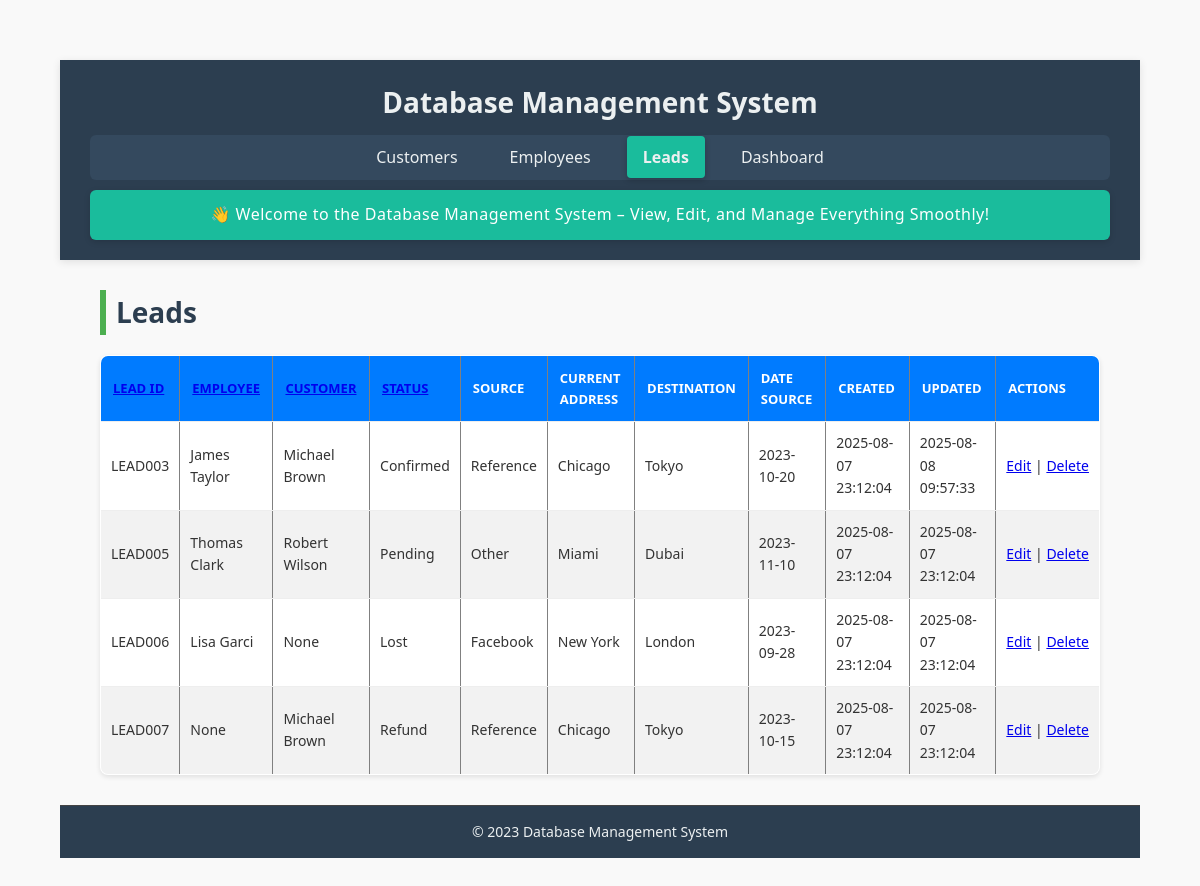
Before: /leads with the older database file.
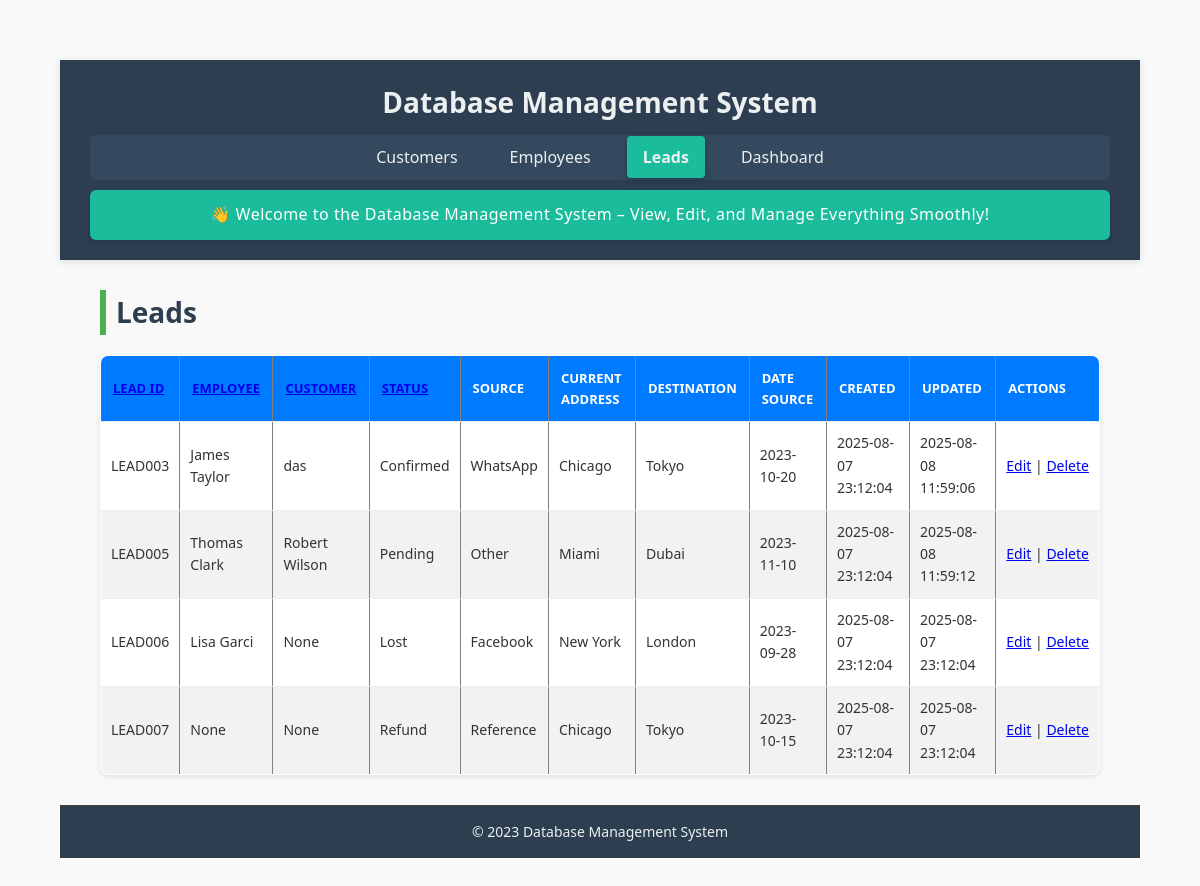
After: the same page with the newer database file.
### tables this page shows
CREATE TABLE leads (
    employeeLeadId TEXT PRIMARY KEY,
    employeeId TEXT NOT NULL,
    employeeName TEXT NOT NULL,
    employeeContactNo TEXT NOT NULL,
    customerName TEXT NOT NULL,
    customerId TEXT NOT NULL,
    customerContactNo TEXT NOT NULL,
    currentAddress TEXT NOT NULL,
    desiredDestination TEXT NOT NULL,
    status TEXT NOT NULL CHECK (status IN ('Pending', 'Contacted', 'Lost', 'Willing', 'Paid', 'Refund', 'Confirmed')),
    source TEXT NOT NULL CHECK (source IN ('Facebook', 'WhatsApp', 'Reference', 'TikTok', 'Other')),
    dateSource TEXT,
    createdAt TEXT DEFAULT CURRENT_TIMESTAMP,
    updatedAt TEXT DEFAULT CURRENT_TIMESTAMP,
    FOREIGN KEY (employeeId) REFERENCES employees(empId),
    FOREIGN KEY (customerId) REFERENCES customers(customerId)
);

CREATE TABLE customers (
    customerId TEXT PRIMARY KEY,
    customerName TEXT NOT NULL,
    phone TEXT NOT NULL,
    source TEXT NOT NULL,
    currentLocation TEXT NOT NULL,
    desiredDestination TEXT NOT NULL,
    dateOfArrival TEXT,
    createdAt TEXT DEFAULT CURRENT_TIMESTAMP,
    updatedAt TEXT DEFAULT CURRENT_TIMESTAMP
);

CREATE TABLE employees (
    empId TEXT PRIMARY KEY,
    empName TEXT NOT NULL,
    phoneNo TEXT,
    targetAmount REAL NOT NULL CHECK (targetAmount >= 0),
    achievedAmount REAL NOT NULL CHECK (achievedAmount >= 0),
    createdAt TEXT DEFAULT CURRENT_TIMESTAMP,
    updatedAt TEXT DEFAULT CURRENT_TIMESTAMP
);

### app.py (the view)
@app.route('/leads', methods=['GET'])
def leads():
    filters = {
        "employeeId": request.args.get('employeeId'),
        "customerId": request.args.get('customerId'),
        "status": request.args.get('status'),
        "source": request.args.get('source')
    }
    sort_by = request.args.get('sort_by', 'employeeLeadId')
    sort_order = request.args.get('sort_order', 'asc')
    query = '''
        SELECT leads.*,
               customers.customerName AS cust_name,
               employees.empName AS emp_name
        FROM leads
        LEFT JOIN customers ON leads.customerId = customers.customerId
        LEFT JOIN employees ON leads.employeeId = employees.empId
        WHERE 1=1
    '''
    params = []
    if filters["employeeId"]:
        query += ' AND leads.employeeId = ?'
        params.append(filters["employeeId"])
    if filters["customerId"]:
        query += ' AND leads.customerId = ?'
        params.append(filters["customerId"])
    if filters["status"]:
        query += ' AND leads.status = ?'
        params.append(filters["status"])
    if filters["source"]:
        query += ' AND leads.source LIKE ?'
        params.append(f'%{filters["source"]}%')
    query += f' ORDER BY {sort_by} {sort_order.upper()}'
    with closing(get_db_connection()) as conn:
        with closing(conn.cursor()) as cursor:
            cursor.execute(query, params)
            leads = cursor.fetchall()
            employees = get_all_employees()
            customers = get_all_customers()
    return render_template("leads.html",
                         leads=leads,
                         filters=filters,
                         sort_by=sort_by,
                         sort_order=sort_order,
                         filter_options={
                             "employees": employees,
                             "customers": customers
                         })

### app.py (called while the page is built)
def get_db_connection():
    conn = sqlite3.connect(DATABASE, timeout=10)
    conn.row_factory = sqlite3.Row
    conn.execute("PRAGMA journal_mode=WAL")
    return conn

def get_all_employees():
    with closing(get_db_connection()) as conn:
        with closing(conn.cursor()) as cursor:
            cursor.execute("SELECT empId, empName FROM employees")
            return cursor.fetchall()

def get_all_customers():
    with closing(get_db_connection()) as conn:
        with closing(conn.cursor()) as cursor:
            cursor.execute("SELECT customerId, customerName FROM customers")
            return cursor.fetchall()

### templates/leads.html
{% extends "base.html" %}
{% block content %}
<h2>Leads</h2>
<table border="1">
    <thead>
        <tr>
            {% set new_order = 'desc' if sort_order == 'asc' else 'asc' %}
            <th><a href="{{ url_for('leads', sort_by='employeeLeadId', sort_order=new_order, **filters) }}">Lead ID</a>
            </th>
            <th><a href="{{ url_for('leads', sort_by='employeeId', sort_order=new_order, **filters) }}">Employee</a>
            </th>
            <th><a href="{{ url_for('leads', sort_by='customerId', sort_order=new_order, **filters) }}">Customer</a>
            </th>
            <th><a href="{{ url_for('leads', sort_by='status', sort_order=new_order, **filters) }}">Status</a></th>
            <th>Source</th>
            <th>Current Address</th>
            <th>Destination</th>
            <th>Date Source</th>
            <th>Created</th>
            <th>Updated</th>
            <th>Actions</th>
        </tr>
    </thead>
    <tbody>
        {% for lead in leads %}
        <tr>
            <td>{{ lead.employeeLeadId }}</td>
            <td>{{ lead.emp_name }}</td>
            <td>{{ lead.cust_name }}</td>
            <td>{{ lead.status }}</td>
            <td>{{ lead.source }}</td>
            <td>{{ lead.currentAddress }}</td>
            <td>{{ lead.desiredDestination }}</td>
            <td>{{ lead.dateSource or '' }}</td>
            <td>{{ lead.createdAt }}</td>
            <td>{{ lead.updatedAt }}</td>
            <td>
                <a href="{{ url_for('edit_lead', lead_id=lead.employeeLeadId) }}">Edit</a> |
                <a href="{{ url_for('delete_lead', lead_id=lead.employeeLeadId) }}"
                    onclick="return confirm('Are you sure you want to delete this lead?')">Delete</a>
            </td>
        </tr>
        {% endfor %}
    </tbody>
</table>
{% endblock %}

Changed rows visible on the page:
changed leads "LEAD003": cust_name "Michael Brown" → "das"; source "Reference" → "WhatsApp"; updatedAt "2025-08-08 09:57:33" → "2025-08-08 11:59:06"
changed leads "LEAD005": updatedAt "2025-08-07 23:12:04" → "2025-08-08 11:59:12"
computed for leads "LEAD007": cust_name "Michael Brown" → "None"
